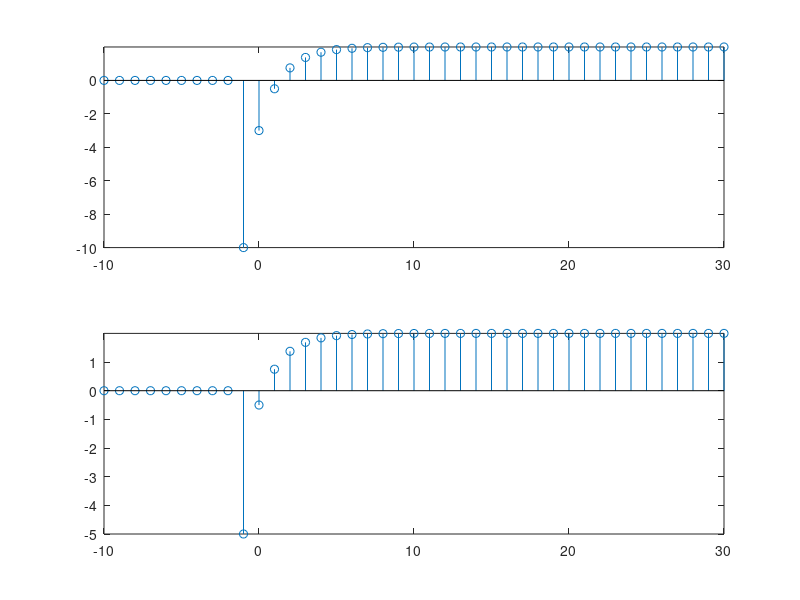

MATLAB code for this plot:
%%
clc
clear all
close all

%%
indx = -10:30;
implse = indx == 0;
stp = indx >= 0;
ad = implse + stp;

y1 = zeros(size(indx));
y2 = zeros(size(indx));
y3 = zeros(size(indx));

y1(indx==-1) = -5;
y2(indx==-1) = -5;
y3(indx==-1) = -5;

for i = 0:indx(end)
    y1(indx == i) = .5*y1(indx == i-1) + implse(indx == i);
    y2(indx == i) = .5*y2(indx == i-1) + stp(indx == i);
    y3(indx == i) = .5*y3(indx == i-1) + ad(indx == i);
end

figure, subplot(211), stem(indx, y1+y2), axis tight
subplot(212), stem(indx, y3), axis tight
% % % % %%
% % % % b = [1];
% % % % a = [1 -.5 -1];
% % % % 
% % % % y = filter(b, a, impls);
% % % % 
% % % % figure, stem(indx,y), axis tight